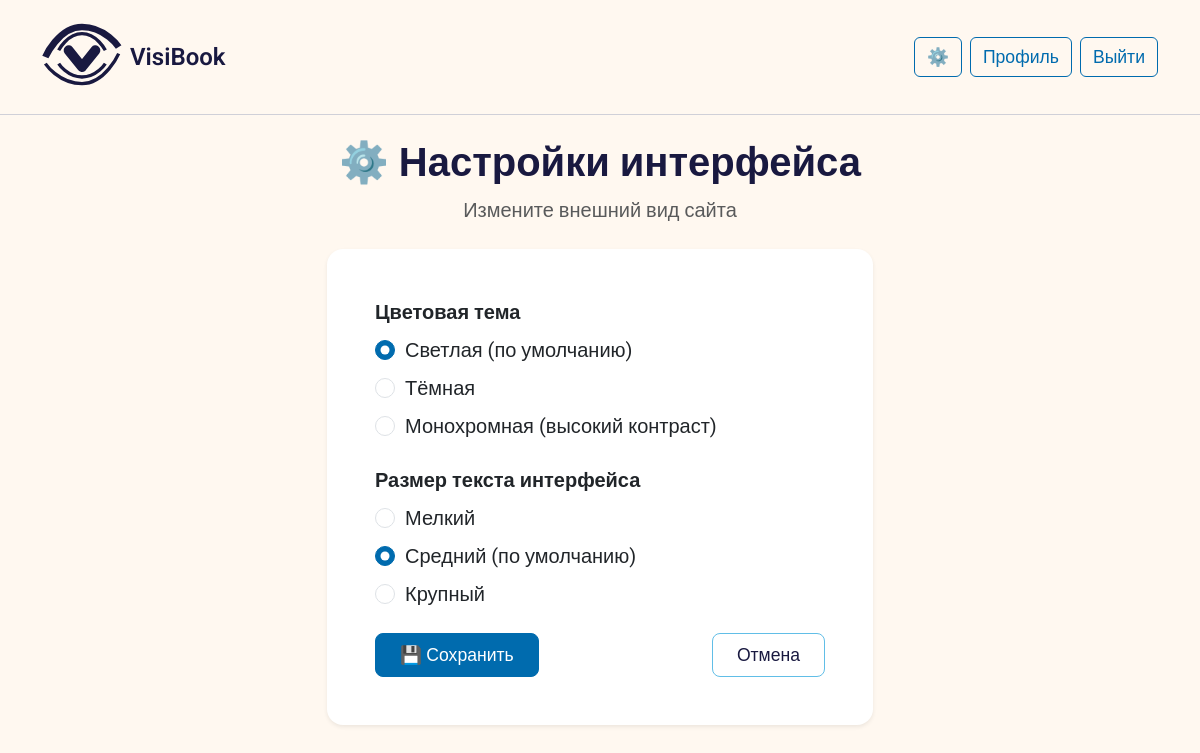
/settings (signed in), run on an earlier commit of the app's database.
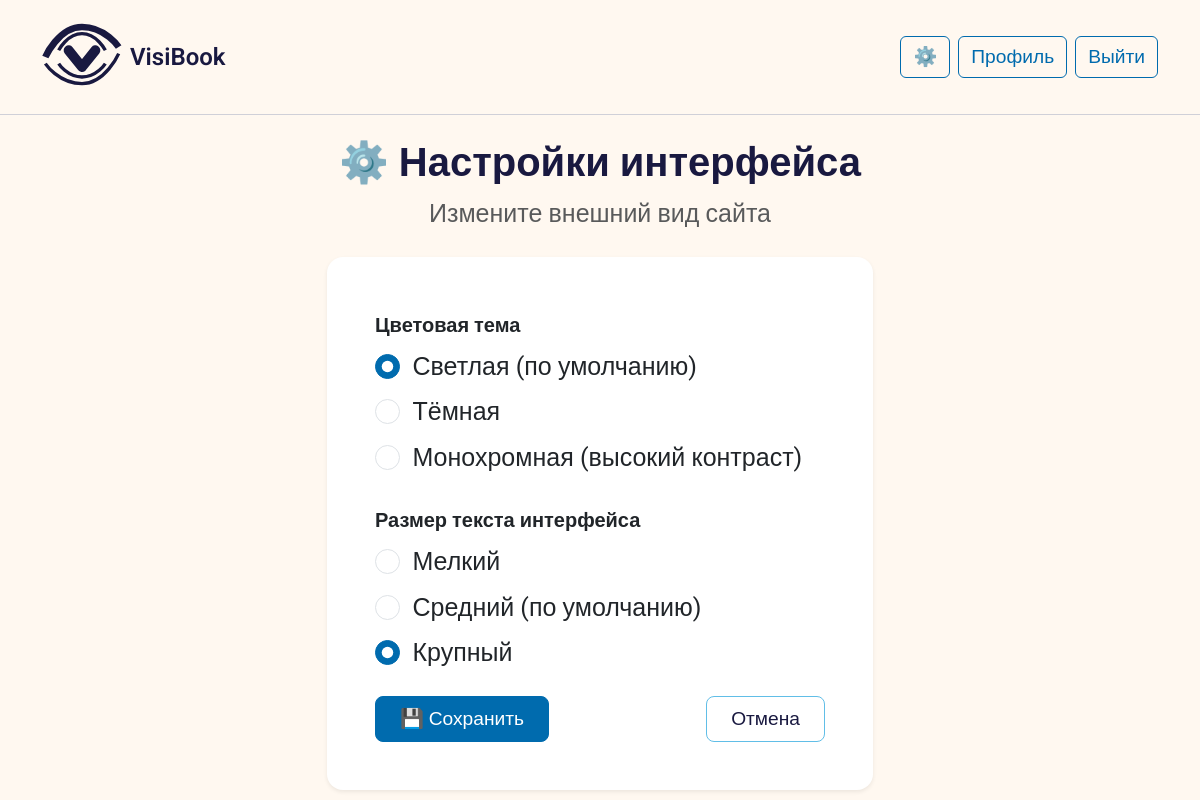
And on a later commit of the database.
### app.py (models this page shows, shortened)
class User(db.Model):
    id = db.Column(db.Integer, primary_key=True)
    username = db.Column(db.String(80), unique=True, nullable=False, default='user1')
    password_hash = db.Column(db.String(200))
    contrast = db.Column(db.String(20))       # 'high', 'medium', 'low'
    color_vision = db.Column(db.String(20))   # 'normal', 'deutan', 'protan', 'tritan'
    font_pref = db.Column(db.String(20))      # 'small', 'medium', 'large'
    font_size_px = db.Column(db.Integer, default=16)
    theme_pref = db.Column(db.String(20))     # 'light', 'dark', 'sepia', 'high_contrast'
    line_height = db.Column(db.String(20), default='normal')      # 'normal' или 'large'
    color_blindness_type = db.Column(db.String(20), default='none')   # 'none', 'protanopia', 'deuteranopia', 'tritanopia'
    has_dyslexia = db.Column(db.Boolean, default=False)
    light_sensitivity_level = db.Column(db.String(20), default='low')   # 'low', 'medium', 'high'
    preferred_font = db.Column(db.String(50), default='Roboto')
    contrast_sensitivity = db.Column(db.Integer, default=50)
    brightness_preference = db.Column(db.Integer, default=50)
    preferred_line_width_ch = db.Column(db.Integer, default=66)
    ui_theme = db.Column(db.String(20), default='light')      # 'light', 'dark', 'mono'
    ui_font_size = db.Column(db.String(20), default='medium') # 'small', 'medium', 'large'
    created_at = db.Column(db.DateTime, default=datetime.utcnow)

### app.py (the view, shortened to what this page needs)
@app.route('/settings', methods=['GET', 'POST'])
def settings():
    if 'user_id' not in session:
        return redirect(url_for('login'))
    user = User.query.get(session['user_id'])
    if not user:
        return redirect(url_for('login'))
    return render_template('settings.html', user=user)

### app.py (called while the page is built)
@app.context_processor
def inject_ui_settings():
    ui_theme = 'light'
    ui_font_size = 'medium'
    if 'user_id' in session:
        user = User.query.get(session['user_id'])
        if user:
            ui_theme = getattr(user, 'ui_theme', 'light')
            ui_font_size = getattr(user, 'ui_font_size', 'medium')
    return dict(ui_theme=ui_theme, ui_font_size=ui_font_size)

### templates/settings.html (shortened to what this page needs)
{% extends "base.html" %}
{% block content %}
<div class="row justify-content-center">
    <div class="col-md-6">
        <div class="text-center mb-4">
            <h1 class="fw-semibold">⚙️ Настройки интерфейса</h1>
            <p class="text-muted">Измените внешний вид сайта</p>
        </div>
        <div class="card border-0 shadow-sm rounded-4">
            <div class="card-body p-4 p-md-5">
                <form method="POST" action="{{ url_for('settings') }}">
                    <div class="mb-4">
                        <label class="form-label fw-semibold fs-5">Цветовая тема</label>
                        <div class="form-check mb-2">
                            <input class="form-check-input" type="radio" name="ui_theme" id="theme_light" value="light" {% if user.ui_theme == 'light' %}checked{% endif %}>
                            <label class="form-check-label" for="theme_light">Светлая (по умолчанию)</label>
                        </div>
                        <div class="form-check mb-2">
                            <input class="form-check-input" type="radio" name="ui_theme" id="theme_dark" value="dark" {% if user.ui_theme == 'dark' %}checked{% endif %}>
                            <label class="form-check-label" for="theme_dark">Тёмная</label>
                        </div>
                        <div class="form-check">
                            <input class="form-check-input" type="radio" name="ui_theme" id="theme_mono" value="mono" {% if user.ui_theme == 'mono' %}checked{% endif %}>
                            <label class="form-check-label" for="theme_mono">Монохромная (высокий контраст)</label>
                        </div>
                    </div>
                    <div class="mb-4">
                        <label class="form-label fw-semibold fs-5">Размер текста интерфейса</label>
                        <div class="form-check mb-2">
                            <input class="form-check-input" type="radio" name="ui_font_size" id="font_small" value="small" {% if user.ui_font_size == 'small' %}checked{% endif %}>
                            <label class="form-check-label" for="font_small">Мелкий</label>
                        </div>
                        <div class="form-check mb-2">
                            <input class="form-check-input" type="radio" name="ui_font_size" id="font_medium" value="medium" {% if user.ui_font_size == 'medium' %}checked{% endif %}>
                            <label class="form-check-label" for="font_medium">Средний (по умолчанию)</label>
                        </div>
                        <div class="form-check">
                            <input class="form-check-input" type="radio" name="ui_font_size" id="font_large" value="large" {% if user.ui_font_size == 'large' %}checked{% endif %}>
                            <label class="form-check-label" for="font_large">Крупный</label>
                        </div>
                    </div>
                    <div class="d-flex justify-content-between mt-4">
                        <button type="submit" class="btn btn-primary btn-lg px-4">💾 Сохранить</button>
                        <a href="{{ url_for('profile', user_id=user.id) }}" class="btn btn-outline-secondary btn-lg px-4">Отмена</a>
                    </div>
                </form>
            </div>
        </div>
    </div>
</div>
{% endblock %}

### templates/base.html (shortened to what this page needs)
<!doctype html>
<html lang="ru">
<head>
    <link href="https://cdn.jsdelivr.net/npm/bootstrap@5.3.0/dist/css/bootstrap.min.css" rel="stylesheet">
    <link rel="stylesheet" href="https://cdn.jsdelivr.net/npm/bootstrap-icons@1.11.3/font/bootstrap-icons.min.css">
</head>
<body {% block body_attributes %}class=" {% if ui_font_size == 'small' %}ui-font-small{% elif ui_font_size == 'large' %}ui-font-large{% else %}ui-font-medium{% endif %}"{% endblock %}>
    <nav class="navbar navbar-expand-lg mb-4">
        <div class="container">
            <a class="navbar-brand" href="/">
                <img src="{{ url_for('static', filename='logo/Logo_VisiBook' + ('_mood_dark' if ui_theme == 'dark' else '_monochrome' if ui_theme == 'mono' else '') + '.svg') }}" alt="VisiBook logo">
                VisiBook
            </a>
            <div class="collapse navbar-collapse" id="navbarNav">
                <ul class="navbar-nav ms-auto">
                    {% if session.user_id %}
                        <li class="nav-item">
                            <a class="btn btn-outline-primary ms-2" href="{{ url_for('settings') }}">⚙️</a>
                        </li>
                        <li class="nav-item">
                            <a class="btn btn-outline-primary ms-2"  href="/profile/{{ session.user_id }}">Профиль</a>
                        </li>
                        <li class="nav-item">
                            <a class="btn btn-outline-primary ms-2"  href="/logout">Выйти</a>
                        </li>
                    {% endif %}
                </ul>
            </div>
        </div>
    </nav>
    <div class="container mt-4">
        {% block content %}{% endblock %}
    </div>
</body>
</html>

### templates/base.html (style rules this page uses)
:root { --bg-light: #FFF8F0; --text-dark: #191940; --text-secondary: #4A4A6A; --accent: #006BAE; --accent-hover: #005A94; --border-light: #D0D0D8; --warning-bg: #681159; --warning-text: #FFFFFF; --btn-text: #FFFFFF; --btn-secondary-bg: #61BEE7; --btn-secondary-text: #191940; }
body.ui-font-large { font-size: 25px; }
body.ui-font-large .btn, body.ui-font-large .form-label, body.ui-font-large .nav-link { font-size: 1.2rem; }
body { background-color: var(--bg-light); color: var(--text-dark); font-family: 'Roboto', sans-serif; transition: background-color 0.2s, color 0.2s; }
.navbar { background-color: var(--bg-light) !important; border-bottom: 1px solid var(--border-light); padding: 0.75rem 1rem; }
.navbar-brand { display: flex; align-items: center; gap: 0.5rem; font-weight: 600; font-size: 1.5rem; color: var(--text-dark) !important; text-decoration: none; }
.navbar-brand img { height: 80px; width: auto; }
.btn-primary { background-color: var(--accent); border-color: var(--accent); color: var(--btn-text); transition: background-color 0.2s, border-color 0.2s; }
.btn-outline-primary { border-color: var(--accent); color: var(--accent); }
.btn-outline-secondary { border-color: var(--btn-secondary-bg); color: var(--btn-secondary-text); }
.card { background-color: var(--bg-light); border: 1px solid var(--border-light); border-radius: 12px; box-shadow: 0 2px 8px rgba(0,0,0,0.03); }
.form-check-input:checked { background-color: var(--accent); border-color: var(--accent); }
a:not(.btn) { color: var(--accent); text-decoration: none; }
.card { background-color: #ffffff; border: none; box-shadow: 0 4px 12px rgba(0,0,0,0.05); }
* { scrollbar-width: auto; scrollbar-color: var(--accent, #006BAE) transparent; }

What changed in the data, as far as the page shows it:
changed User "☑ Светлая (по умолчанию)": ui_font_size "☑ Средний (по умолчанию)" → "☐ Средний (по умолчанию)"; ui_font_size "☐ Крупный" → "☑ Крупный"
